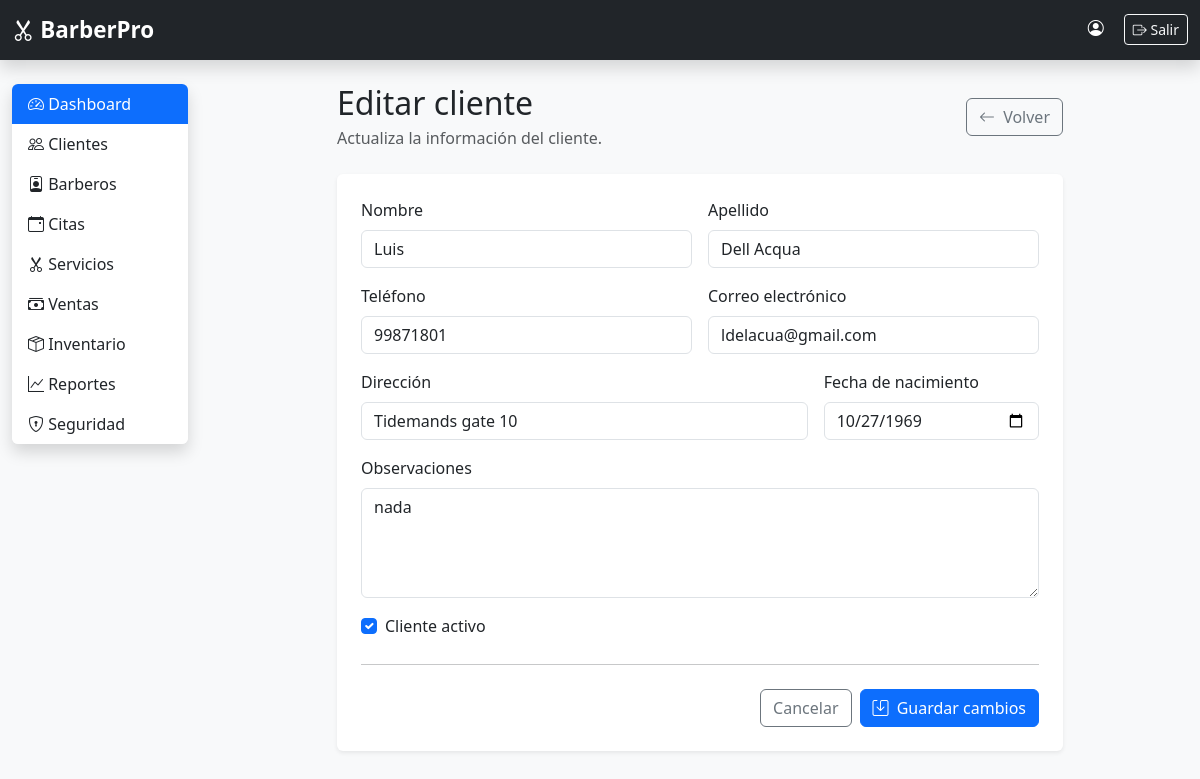
Screenshot of /clientes/2/editar/ (signed in) with the database file from the repository.
### clientes/models.py (models this page shows, shortened)
class Cliente(models.Model):
    nombre = models.CharField(max_length=100)
    apellido = models.CharField(max_length=100)
    telefono = models.CharField(max_length=20)
    email = models.EmailField(
        blank=True,
        null=True,
        verbose_name="Correo electrónico"
    )
    direccion = models.CharField(
        max_length=250,
        blank=True
    )
    fecha_nacimiento = models.DateField(
        blank=True,
        null=True
    )
    fecha_registro = models.DateTimeField(
        auto_now_add=True
    )
    observaciones = models.TextField(
        blank=True
    )
    activo = models.BooleanField(
        default=True
    )
    class Meta:
        ordering = ["nombre", "apellido"]
        verbose_name = "Cliente"
        verbose_name_plural = "Clientes"

### clientes/views.py (the view)
# urls.py: path("<int:pk>/editar/", views.editar_cliente, name="editar_cliente"),
@login_required
def editar_cliente(request, pk):
    cliente = get_object_or_404(Cliente, pk=pk)
    if request.method == "POST":
        formulario = ClienteForm(
            request.POST,
            instance=cliente,
        )
        if formulario.is_valid():
            formulario.save()
            return redirect("clientes:lista_clientes")
    else:
        formulario = ClienteForm(instance=cliente)
    return render(
        request,
        "clientes/formulario.html",
        {
            "formulario": formulario,
            "cliente": cliente,
            "titulo": "Editar cliente",
            "descripcion": "Actualiza la información del cliente.",
            "texto_boton": "Guardar cambios",
        },
    )

### clientes/templates/clientes/formulario.html (shortened to what this page needs)
{% extends "base.html" %}
{% block content %}
<div class="row justify-content-center">
<div class="col-lg-9">
    <div class="d-flex justify-content-between align-items-center mb-4">
        <div>
            <h2 class="mb-1">
                {{ titulo|default:"Nuevo cliente" }}
            </h2>
            <p class="text-muted mb-0">
                {{ descripcion|default:"Registra la información del cliente." }}
            </p>
        </div>
        <a
            href="{% url 'clientes:lista_clientes' %}"
            class="btn btn-outline-secondary"
        >
            <i class="bi bi-arrow-left me-1"></i>
            Volver
        </a>
    </div>
    <div class="card shadow-sm border-0">
        <div class="card-body p-4">
            <form method="post" novalidate>
                <div class="row g-3">
                    <div class="col-md-6">
                        <label
                            for="{{ formulario.nombre.id_for_label }}"
                            class="form-label"
                        >
                            Nombre
                        </label>
                        {{ formulario.nombre }}
                    </div>
                    <div class="col-md-6">
                        <label
                            for="{{ formulario.apellido.id_for_label }}"
                            class="form-label"
                        >
                            Apellido
                        </label>
                        {{ formulario.apellido }}
                    </div>
                    <div class="col-md-6">
                        <label
                            for="{{ formulario.telefono.id_for_label }}"
                            class="form-label"
                        >
                            Teléfono
                        </label>
                        {{ formulario.telefono }}
                    </div>
                    <div class="col-md-6">
                        <label
                            for="{{ formulario.email.id_for_label }}"
                            class="form-label"
                        >
                            Correo electrónico
                        </label>
                        {{ formulario.email }}
                    </div>
                    <div class="col-md-8">
                        <label
                            for="{{ formulario.direccion.id_for_label }}"
                            class="form-label"
                        >
                            Dirección
                        </label>
                        {{ formulario.direccion }}
                    </div>
                    <div class="col-md-4">
                        <label
                            for="{{ formulario.fecha_nacimiento.id_for_label }}"
                            class="form-label"
                        >
                            Fecha de nacimiento
                        </label>
                        {{ formulario.fecha_nacimiento }}
                    </div>
                    <div class="col-12">
                        <label
                            for="{{ formulario.observaciones.id_for_label }}"
                            class="form-label"
                        >
                            Observaciones
                        </label>
                        {{ formulario.observaciones }}
                    </div>
                    <div class="col-12">
                        <div class="form-check">
                            {{ formulario.activo }}
                            <label
                                for="{{ formulario.activo.id_for_label }}"
                                class="form-check-label"
                            >
                                Cliente activo
                            </label>
                        </div>
                    </div>
                </div>
                <hr class="my-4">
                <div class="d-flex justify-content-end gap-2">
                    <a
                        href="{% url 'clientes:lista_clientes' %}"
                        class="btn btn-outline-secondary"
                    >
                        Cancelar
                    </a>
                    <button
                        type="submit"
                        class="btn btn-primary"
                    >
                        <i class="bi bi-save me-1"></i>
                        {{ texto_boton|default:"Guardar cliente" }}
                    </button>
                </div>
            </form>
        </div>
    </div>
</div>
</div>
{% endblock %}

### templates/static/css/style.css (style rules this page uses)
body { font-family: "Segoe UI", sans-serif; }

### rows the page displays
Cliente: nombre "Luis", apellido "Dell Acqua", telefono "99871801", email "ldelacua@gmail.com", direccion "Tidemands gate 10", fecha_nacimiento "10/27/1969", observaciones "nada", activo "☑"

### other values shown
{{ titulo|default:"Nuevo cliente" }} "Editar cliente"
{{ descripcion|default:"Registra la información del cliente." }} "Actualiza la información del cliente."
{{ texto_boton|default:"Guardar cliente" }} "Guardar cambios"
